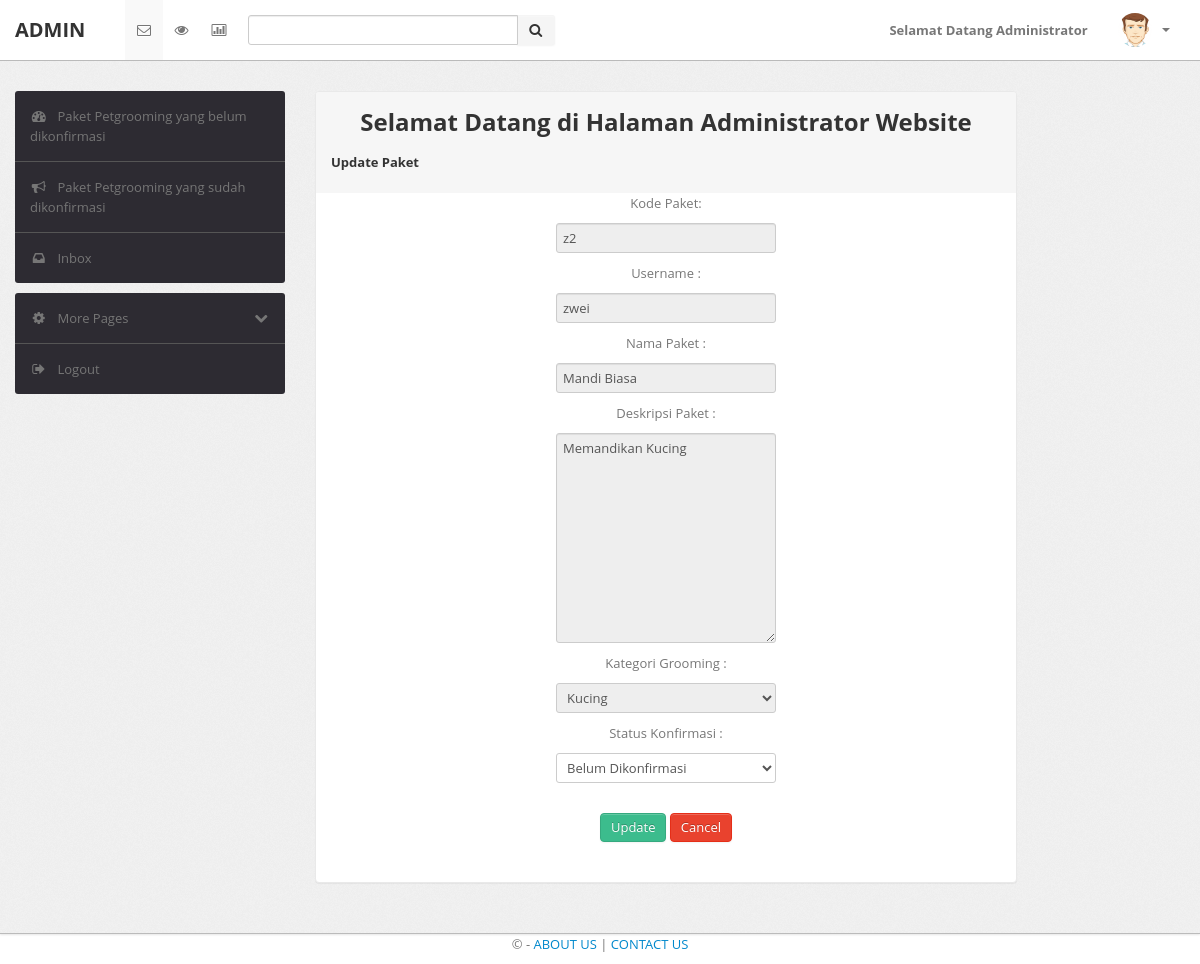
Screenshot of /index.php/admin/event/edit/z2 with the database file from the repository.
### tables this page shows
CREATE TABLE `petgrooming` (
  `id_petgrooming` varchar(10) NOT NULL DEFAULT '',
  `price` int(11) DEFAULT NULL,
  `description` varchar(200) DEFAULT NULL,
  `package_name` varchar(50) DEFAULT NULL,
  `petcategory` varchar(10) NOT NULL,
  `user_partners` varchar(15) NOT NULL,
  `status` varchar(50) NOT NULL
);

### application/controllers/admin/event.php (called while the page is built, shortened)
<?php
class Event extends CI_Controller {
	public function __construct ()
	{
		$this->load->model('model_allevents');
	}
	public function edit($kode_event){
		$this->form_validation->set_rules('username','Username','required|max_length[25]');
		$this->form_validation->set_rules('package_name','Nama Paket','required|max_length[50]');
		$this->form_validation->set_rules('description','Deskripsi','required|max_length[50]');
		$this->form_validation->set_rules('petcategory','Kategori PetGrooming','required|max_length[50]');
		$this->form_validation->set_rules('status','Status','required|max_length[5000]');
		if ($this->form_validation->run() == FALSE)	{
				$data['events'] = $this->model_allevents->find($kode_event);
				$this->load->view('admin/update_events',$data);
			}
	}
}

### index.php (called while the page is built, shortened)
<?php
require_once BASEPATH.'core/CodeIgniter.php';

### application/models/model_allevents.php (called while the page is built, shortened)
<?php
class Model_allevents extends CI_Model {
        public function find($kode_event){
            $code = $this->db->where('id_petgrooming',$kode_event)->limit(1)->get('petgrooming');
            if ($code->num_rows() > 0 )
                {
                    return $code->row();
                }else {
                    return array();
                }
        }
}

### application/views/admin/update_events.php (the view, shortened to what this page needs)
<?php
    $id_petgrooming              = $events->id_petgrooming;
if($this->input->post('is_submitted'))
{
                                $username              = set_value('username');
                                $package_name          = set_value('package_name');
                                $description           = set_value('description');
                                $petcategory           = set_value('petcategory');
                                $status                = set_value('status');
}else{
                                $username              = $events->user_partners;
                                $package_name          = $events->package_name;
                                $description           = $events->description;
                                $petcategory           = $events->petcategory;
                                $status                = $events->status;
}
?>
                    <div class="span9">
                        <div class="content">
                            <div class="module" style="width: 700px">
                                <div class="module-head">
                                    <h2 align = "center">Selamat Datang di Halaman Administrator Website</h2>
                                    <h5>Update Paket</h5>
                                </div>
                            <div class="col-md-6 contact-grid" align="center">
                            <?php echo form_open_multipart('admin/event/edit/'.$id_petgrooming,['class'=>'your-para']);?>
                            <p class="your-para">Kode Paket:</p>
                            <input type="text" name="id_petgrooming" value="<?= $id_petgrooming ?>" readonly >
                            <p class="your-para">Username :</p>
                            <input type="text" name="username" value="<?= $username ?>"readonly>
                            <p class="your-para">Nama Paket :</p>
                            <input type="text" name="package_name" value="<?= $package_name ?>"readonly>
                            <p class="your-para">Deskripsi Paket :</p>
                            <textarea cols="100" rows="10" name="description" readonly><?= $description ?></textarea>
                            <p class="your-para">Kategori Grooming :</p>
                            <div class="controls">
                            <select name="petcategory" readonly>
                              <option value="<?= $petcategory ?>"><?= $petcategory ?></option>
                             </select>
                            </div>
                            <p class="your-para">Status Konfirmasi :</p>
                            <div class="controls">
                            <select name="status">
                              <option value="<?= $status ?>"><?= $status ?></option>
                             </select>
                            </div>
                            <div class="col-sm-1">
                                <div class="input-group">
                                    <button type="submit" class="btn btn-success">Update</button>
                                    <?=  anchor('admin/event/sudah_konfirm','Cancel',['class'=>'btn btn-danger']) ?>
                                </div>
                            </div>
                        <?= form_close() ?>
                    </div>
                            </div>
                        </div>
                    </div>
                </div>
            </div>
        </div>

### assets3/css/theme.css (style rules this page uses)
body { font-size: 13px; font-family: 'Open Sans', Arial, sans-serif; background: #fff; color: #777 }
h1, h2, h3, h4, h5, h6 { color: #333; margin-top: 0 }
h2 { font-size: 24px }
h5 { font-size: 13px }
form { margin: 0 }
select, textarea, input[type="text"], input[type="password"], input[type="datetime"], input[type="datetime-local"], input[type="date"], input[type="month"], input[type="time"], input[type="week"], input[type="number"], input[type="email"], input[type="url"], input[type="search"], input[type="tel"], input[type="color"], .uneditable-input, label, input, button, select, textarea { -webkit-border-radius: 3px; -moz-border-radius: 3px; border-radius: 3px; font-size: 13px; font-family: 'Open Sans', Tahoma, Arial, sans-serif }
.module { background: #fff; -webkit-border-radius: 3px; -moz-border-radius: 3px; border-radius: 3px; border: 1px solid #ccc; border-bottom-color: #bbb; -webkit-box-shadow: 0 0 1px rgba(0,0,0,0.2); -moz-box-shadow: 0 0 1px rgba(0,0,0,0.2); box-shadow: 0 0 1px rgba(0,0,0,0.2); margin-bottom: 30px }
.btn, .btn-box { -webkit-border-radius: 3px; -moz-border-radius: 3px; border-radius: 3px }
.btn { font-size: 13px; font-weight: 600 }
.btn { display: inline-block; margin-bottom: 0; font-weight: 400; text-align: center; vertical-align: middle; cursor: pointer; background-image: none; border: 1px solid transparent; white-space: nowrap; padding: 4px 10px; font-size: 13px; line-height: 1.42857; border-radius: 4px; -webkit-user-select: none; -moz-user-select: none; -ms-user-select: none; user-select: none }
.btn-success { color: #fff; background-color: #3cbc8d; border-color: #36a97f }
.btn-danger { color: #fff; background-color: #e9422e; border-color: #e52e18 }
.module { box-shadow: 0 0 3px rgba(0,0,0,.1); border-color: #e9e9e9; margin-bottom: 20px; background-color: #fff; border-radius: 4px; -webkit-box-shadow: 0 1px 1px rgba(0,0,0,.05); box-shadow: 0 1px 1px rgba(0,0,0,.05); }
.module-head { color: #767676; background-color: #f6f6f6; border-color: #e9e9e9; padding: 10px 15px; border-bottom: 1px solid transparent; border-top-right-radius: 3px; border-top-left-radius: 3px; }

### rows the page displays
petgrooming: id_petgrooming "z2", username "zwei", package_name "Mandi Biasa", description "Memandikan Kucing", petcategory "Kucing", status "Belum Dikonfirmasi"
